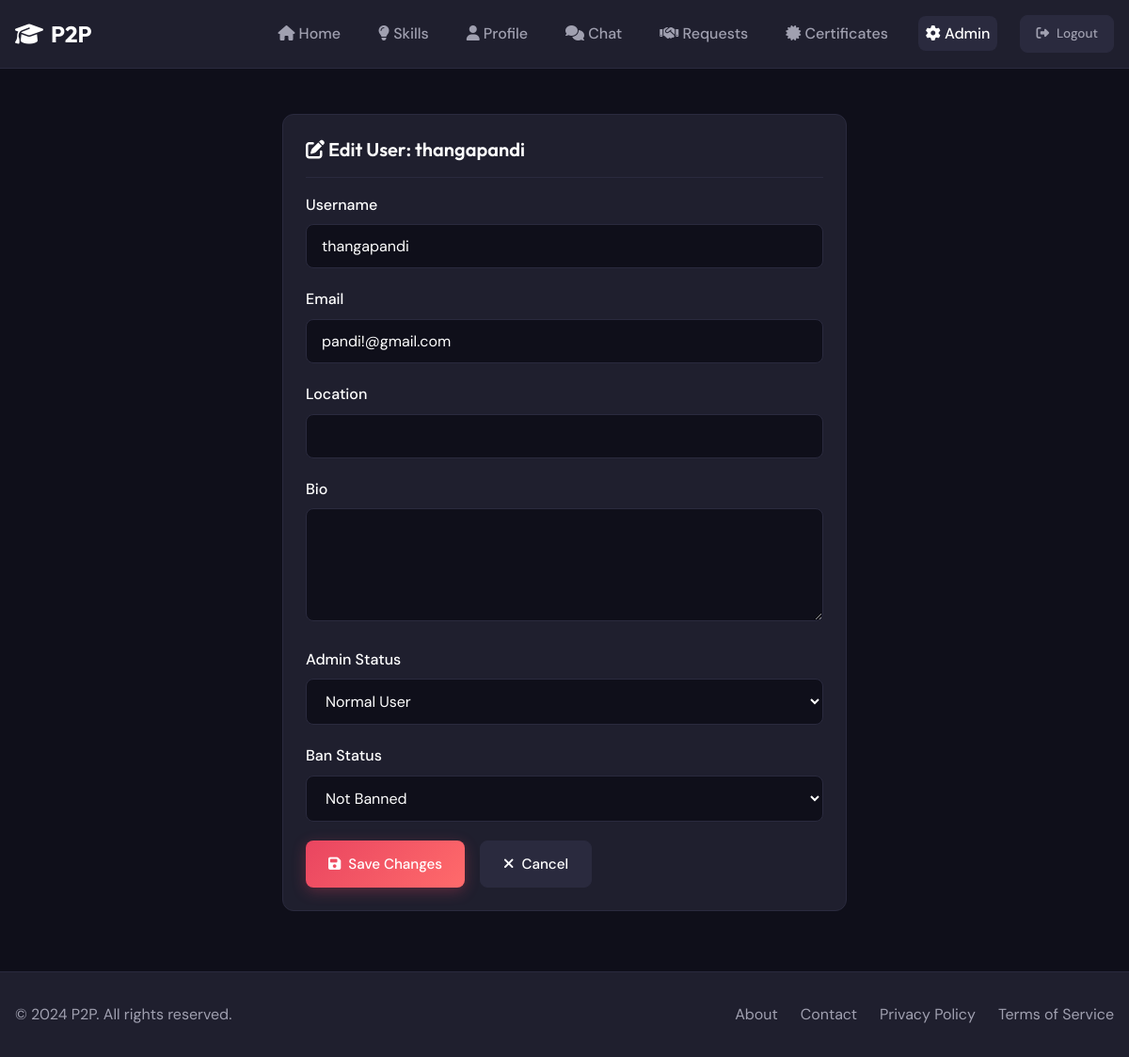
/admin/users/edit/109 (signed in), run on the app's committed database.
### models.py (models this page shows, shortened)
class User(UserMixin, db.Model):
    __tablename__ = 'users'
    id = db.Column(db.Integer, primary_key=True)
    username = db.Column(db.String(80), unique=True, nullable=False, index=True)
    email = db.Column(db.String(120), unique=True, nullable=False, index=True)
    password_hash = db.Column(db.String(256), nullable=False)
    bio = db.Column(db.Text, default='')
    location = db.Column(db.String(120), default='')
    profile_picture = db.Column(db.String(255), default='default.png')
    signature_image = db.Column(db.String(255), nullable=True)  # Instructor signature image
    rating = db.Column(db.Float, default=0.0)
    is_admin = db.Column(db.Boolean, default=False)
    is_banned = db.Column(db.Boolean, default=False)
    created_at = db.Column(db.DateTime, default=datetime.utcnow)
    skills_offered = db.relationship('Skill', foreign_keys='Skill.user_id', backref='owner', lazy='dynamic')
    exchange_sent = db.relationship('ExchangeRequest', foreign_keys='ExchangeRequest.sender_id', backref='sender', lazy='dynamic')
    exchange_received = db.relationship('ExchangeRequest', foreign_keys='ExchangeRequest.receiver_id', backref='receiver', lazy='dynamic')
    messages_sent = db.relationship('Message', foreign_keys='Message.sender_id', backref='sender', lazy='dynamic')
    messages_received = db.relationship('Message', foreign_keys='Message.receiver_id', backref='receiver', lazy='dynamic')
    bookmarks = db.relationship('Bookmark', backref='user', lazy='dynamic', cascade='all, delete-orphan')
    reviews_given = db.relationship('Review', foreign_keys='Review.reviewer_id', backref='reviewer', lazy='dynamic')
    reviews_received = db.relationship('Review', foreign_keys='Review.reviewed_id', backref='reviewed', lazy='dynamic')
    reports_made = db.relationship('Report', foreign_keys='Report.reporter_id', backref='reporter', lazy='dynamic')
    reports_received = db.relationship('Report', foreign_keys='Report.reported_id', backref='reported', lazy='dynamic')

### routes/admin.py (the view, shortened to what this page needs)
@admin_bp.route('/users/edit/<int:user_id>', methods=['GET', 'POST'])
@admin_required
def edit_user(user_id):
    user = User.query.get_or_404(user_id)
    form = AdminUserEditForm()
    if request.method == 'GET':
        form.username.data = user.username
        form.email.data = user.email
        form.bio.data = user.bio
        form.location.data = user.location
        form.is_admin.data = '1' if user.is_admin else '0'
        form.is_banned.data = '1' if user.is_banned else '0'
    return render_template('admin/edit_user.html', form=form, user=user)

### forms.py
class AdminUserEditForm(FlaskForm):
    username = StringField('Username', validators=[
        DataRequired(message='Username is required'),
        Length(min=3, max=80, message='Username must be between 3 and 80 characters')
    ])
    email = StringField('Email', validators=[
        DataRequired(message='Email is required'),
        Email(message='Please enter a valid email address'),
        Length(max=120, message='Email must be less than 120 characters')
    ])
    bio = TextAreaField('Bio', validators=[Optional()])
    location = StringField('Location', validators=[Optional()])
    is_admin = SelectField('Admin Status', choices=[
        ('0', 'Normal User'),
        ('1', 'Admin')
    ])
    is_banned = SelectField('Ban Status', choices=[
        ('0', 'Not Banned'),
        ('1', 'Banned')
    ])

### routes/admin.py (called while the page is built)
def admin_required(f):
    @wraps(f)
    @login_required
    def decorated_function(*args, **kwargs):
        if not current_user.is_admin:
            flash('Admin access required.', 'danger')
            return redirect(url_for('main.index'))
        return f(*args, **kwargs)
    return decorated_function

### templates/admin/edit_user.html (shortened to what this page needs)
{% extends "base.html" %}
{% block content %}
<div class="container">
    <div style="max-width: 600px; margin: 3rem auto;">
        <div class="card">
            <div class="card-header">
                <h2 class="card-title"><i class="fas fa-edit"></i> Edit User: {{ user.username }}</h2>
            </div>
            <div class="card-body">
                <form method="POST" action="{{ url_for('admin.edit_user', user_id=user.id) }}">
                    <div class="form-group">
                        {{ form.username.label(class="form-label") }}
                        {{ form.username(class="form-control") }}
                    </div>
                    <div class="form-group">
                        {{ form.email.label(class="form-label") }}
                        {{ form.email(class="form-control") }}
                    </div>
                    <div class="form-group">
                        {{ form.location.label(class="form-label") }}
                        {{ form.location(class="form-control") }}
                    </div>
                    <div class="form-group">
                        {{ form.bio.label(class="form-label") }}
                        {{ form.bio(class="form-control", rows="4") }}
                    </div>
                    <div class="form-group">
                        {{ form.is_admin.label(class="form-label") }}
                        {{ form.is_admin(class="form-control") }}
                    </div>
                    <div class="form-group">
                        {{ form.is_banned.label(class="form-label") }}
                        {{ form.is_banned(class="form-control") }}
                    </div>
                    <div class="d-flex gap-2">
                        <button type="submit" class="btn btn-primary">
                            <i class="fas fa-save"></i> Save Changes
                        </button>
                        <a href="{{ url_for('admin.user_detail', user_id=user.id) }}" class="btn btn-secondary">
                            <i class="fas fa-times"></i> Cancel
                        </a>
                    </div>
                </form>
            </div>
        </div>
    </div>
</div>
{% endblock %}

### static/css/style.css (style rules this page uses)
:root { --primary: #1a1a2e; --secondary: #16213e; --accent: #e94560; --accent-light: #ff6b6b; --success: #00d9a5; --warning: #ffc107; --danger: #dc3545; --bg: #0f0f1a; --surface: #1f1f2e; --surface-light: #2a2a3e; --text: #ffffff; --text-secondary: #a0a0b0; --border: #2a2a3e; --gradient: linear-gradient(135deg, #e94560, #ff6b6b); --shadow: 0 4px 20px rgba(0, 0, 0, 0.3); --radius: 12px; --radius-sm: 8px; }
* { margin: 0; padding: 0; box-sizing: border-box; }
body { font-family: 'DM Sans', sans-serif; background-color: var(--bg); color: var(--text); line-height: 1.6; min-height: 100vh; }
h1, h2, h3, h4, h5, h6 { font-family: 'Outfit', sans-serif; font-weight: 600; line-height: 1.3; }
a { color: var(--accent); text-decoration: none; transition: color 0.3s ease; }
.container { max-width: 1200px; margin: 0 auto; padding: 0 1rem; }
.btn { display: inline-flex; align-items: center; justify-content: center; gap: 0.5rem; padding: 0.75rem 1.5rem; border: none; border-radius: var(--radius-sm); font-family: 'DM Sans', sans-serif; font-weight: 500; font-size: 0.95rem; cursor: pointer; transition: all 0.3s ease; text-decoration: none; }
.btn-primary { background: var(--gradient); color: var(--text); box-shadow: 0 4px 15px rgba(233, 69, 96, 0.3); }
.btn-secondary { background: var(--surface-light); color: var(--text); border: 1px solid var(--border); }
.card { background: var(--surface); border: 1px solid var(--border); border-radius: var(--radius); padding: 1.5rem; transition: all 0.3s ease; }
.card-header { display: flex; justify-content: space-between; align-items: center; margin-bottom: 1rem; padding-bottom: 1rem; border-bottom: 1px solid var(--border); }
.card-title { font-size: 1.25rem; font-weight: 600; }
.card-body { color: var(--text-secondary); }
.form-group { margin-bottom: 1.25rem; }
.form-label { display: block; margin-bottom: 0.5rem; font-weight: 500; color: var(--text); }
.form-control { width: 100%; padding: 0.75rem 1rem; background: var(--bg); border: 1px solid var(--border); border-radius: var(--radius-sm); color: var(--text); font-family: 'DM Sans', sans-serif; font-size: 1rem; transition: all 0.3s ease; }
.form-control::placeholder { color: var(--text-secondary); opacity: 0.6; }
textarea.form-control { min-height: 120px; resize: vertical; }
select.form-control { cursor: pointer; }
.d-flex { display: flex; }
.gap-2 { gap: 1rem; }

### data on the page
User: username "thangapandi", email "pandi!@gmail.com", is_admin "Normal User", is_banned "Not Banned"
